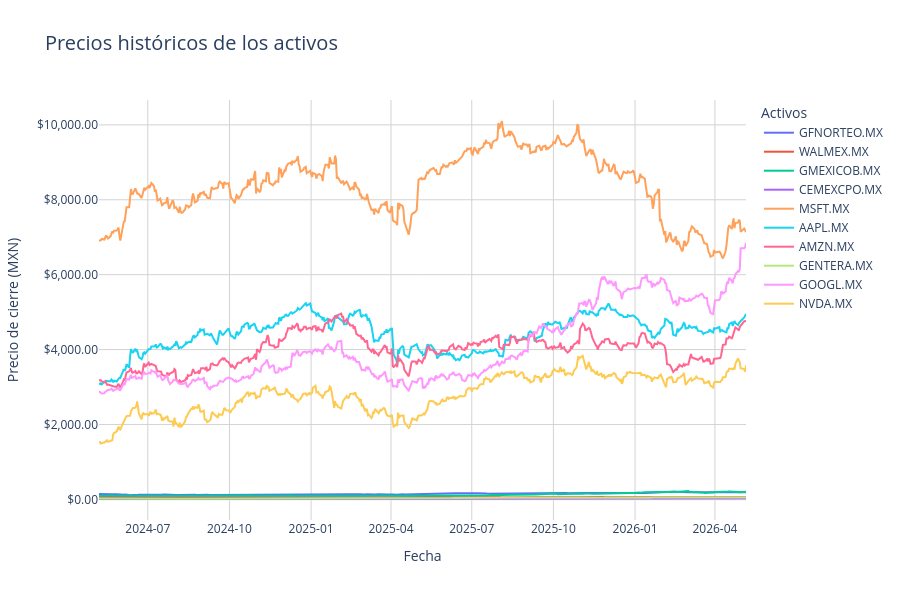

Notebook source saved alongside this figure:
### Code cell
# Creamos una figura utilizando plotly
fig = go.Figure()

# Iteramos entre cadda activo /// columna de muestra "tabla" precios
for column in precios.columns:
    # Dentro del bucle de cada activo añadimos un gráfico
    # go.scatter --> tipo de gráfico (en este caso de líneas)
    fig.add_trace(go.Scatter(
        x = precios.index,  # Eje X con las fechas
        y = precios[column],  # Eje Y con los precios de cada activo
        mode = 'lines',  # Modo de visualización (líneas)
        name = column  # Nombre del activo para la leyenda
    ))

### diseño del gráfico
# Título del gráfico
fig.update_layout(
    title = "Precios históricos de los activos",  # Título del gráfico
    title_font_size = 20,  # Tamaño de la fuente del título
    xaxis_title = "Fecha",  # Etiqueta del eje X
    yaxis_title = "Precio de cierre (MXN)",  # Etiqueta del eje Y
    legend_title = "Activos",  # Título de la leyenda
    # diseño del fondo del gráfico
    template = "plotly_white",
    #Ancho y alto del gráfico (pixeles)
    width = 900,
    height = 600,
    hovermode = "x unified",  # Modo de visualización de la información al pasar el cursor sobre el gráfico
    dragmode = "zoom"  # Permite hacer zoom en el gráfico al arrastrar el cursor
)
# Ajuste del eje X 
fig.update_xaxes(
    showgrid = True,  # Muestra la cuadrícula en el eje X
    gridwidth = 1,  # Ancho de las líneas de la cuadrícula
    gridcolor = 'LightGray',  # Color de las líneas de la cuadrícula
    tickformat = "%Y-%m",  # Formato de las fechas en el eje X (año-mes)
)

# Ajuste del eje Y
fig.update_yaxes(
    showgrid = True,  # Muestra la cuadrícula en el eje Y
    gridwidth = 1,  # Ancho de las líneas de la cuadrícula
    gridcolor = 'LightGray',  # Color de las líneas de la cuadrícula
    tickformat = "$,.2f",  # Formato de los valores en el eje Y (moneda con separador de miles y dos decimales)
    fixedrange = False  # Permite ajustar automáticamente el rango del eje Y según los datos (False) o mantener un rango fijo (True)
)

### Figure 1 — Plotly figure (JSON) as saved in the notebook; plotly's stock layout.template omitted (floating-point values rounded to 4 significant figures; data arrays with more than 128 entries replaced by an {"elided": "..."} marker saying what was removed)
{"data": [{"mode": "lines", "name": "GFNORTEO.MX", "type": "scatter", "x": {"elided": "501 str values"}, "y": {"elided": "501 float values"}}, {"mode": "lines", "name": "WALMEX.MX", "type": "scatter", "x": {"elided": "501 str values"}, "y": {"elided": "501 float values"}}, {"mode": "lines", "name": "GMEXICOB.MX", "type": "scatter", "x": {"elided": "501 str values"}, "y": {"elided": "501 float values"}}, {"mode": "lines", "name": "CEMEXCPO.MX", "type": "scatter", "x": {"elided": "501 str values"}, "y": {"elided": "501 float values"}}, {"mode": "lines", "name": "MSFT.MX", "type": "scatter", "x": {"elided": "501 str values"}, "y": {"elided": "501 float values"}}, {"mode": "lines", "name": "AAPL.MX", "type": "scatter", "x": {"elided": "501 str values"}, "y": {"elided": "501 float values"}}, {"mode": "lines", "name": "AMZN.MX", "type": "scatter", "x": {"elided": "501 str values"}, "y": {"elided": "501 float values"}}, {"mode": "lines", "name": "GENTERA.MX", "type": "scatter", "x": {"elided": "501 str values"}, "y": {"elided": "501 float values"}}, {"mode": "lines", "name": "GOOGL.MX", "type": "scatter", "x": {"elided": "501 str values"}, "y": {"elided": "501 float values"}}, {"mode": "lines", "name": "NVDA.MX", "type": "scatter", "x": {"elided": "501 str values"}, "y": {"elided": "501 float values"}}], "layout": {"dragmode": "zoom", "height": 600, "hovermode": "x unified", "legend": {"title": {"text": "Activos"}}, "title": {"font": {"size": 20}, "text": "Precios históricos de los activos"}, "width": 900, "xaxis": {"gridcolor": "LightGray", "gridwidth": 1, "showgrid": true, "tickformat": "%Y-%m", "title": {"text": "Fecha"}}, "yaxis": {"fixedrange": false, "gridcolor": "LightGray", "gridwidth": 1, "showgrid": true, "tickformat": "$,.2f", "title": {"text": "Precio de cierre (MXN)"}}}}
